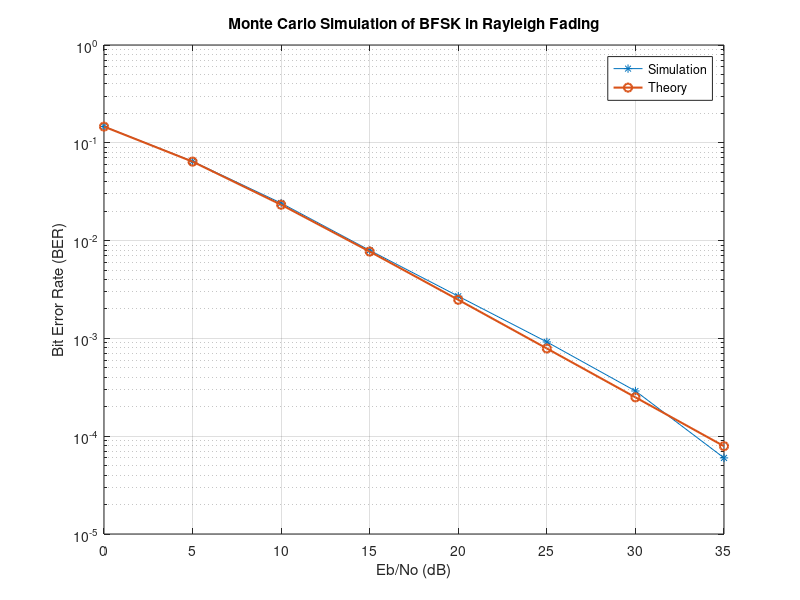

The MATLAB script that drew this image:
%% EXPERIMENT 9 - PERFORMANCE ANALYSIS OF RAYLEIGH FADING CHANNEL MODEL
%% PART 3 : BFSK in Rayleigh Fading
% Monte Carlo simulation to estimate and plot the error probability of a 
% binary orthogonal signaling (BFSK) communication system in Rayleigh fading.

clc; clear;

%% Parameters
EbNo_dB = 0:5:35;   % Eb/N0 range in dB
Eb      = 1;        % Energy per bit
sigma   = 1;        % Rayleigh fading parameter (variance = sigma^2)
N       = 1e5;      % Number of bits (Monte Carlo trials)

BER_sim = zeros(size(EbNo_dB));

for i = 1:length(EbNo_dB)
    No_over_2 = Eb * 10^(-EbNo_dB(i)/10);
    
    alpha = sigma * sqrt(-2 * log(rand(1, N)));   % Rayleigh
    noise = sqrt(No_over_2) * randn(1, N);        % AWGN (real)
    
    y = alpha * sqrt(Eb) + noise;
    
  
    decisions   = (y <= 0);
    num_errors  = sum(decisions);
    
    BER_sim(i) = num_errors / N;
end


rho_b  = 10.^(EbNo_dB/10) * (sigma^2);
BER_th = 0.5 * (1 - sqrt(rho_b ./ (1 + rho_b)));

semilogy(EbNo_dB, BER_sim, '-*', EbNo_dB, BER_th, '-o', 'LineWidth', 1.5);
grid on;
xlabel('Eb/No (dB)');
ylabel('Bit Error Rate (BER)');
title('Monte Carlo Simulation of BFSK in Rayleigh Fading');
legend('Simulation','Theory','Location','Best');
